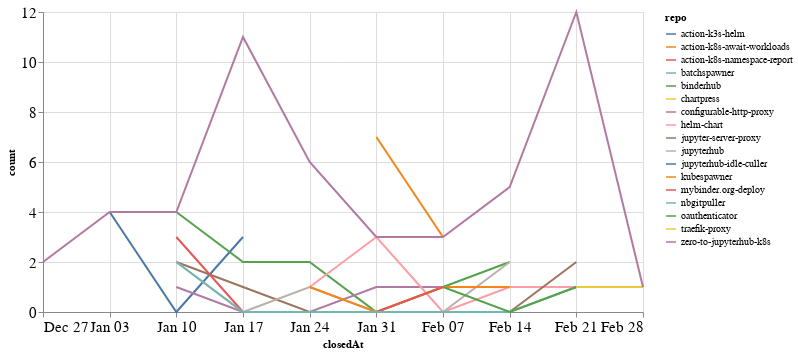

Notebook code cell kept with this figure:
### Code cell
closed_by_time = closed_by.groupby('repo').resample('W', on='closedAt').count()['author'].reset_index()
closed_by_time = closed_by_time.rename(columns={'author': 'count'})

alt.Chart(closed_by_time, width=600).mark_line().encode(
    x='closedAt',
    y='count',
    color='repo',
    tooltip="repo"
)

### Figure 1 — Vega-Lite specification as saved in the notebook (floating-point values rounded to 4 significant figures)
{"config": {"axisLeft": {"labelFontSize": 15}, "axisBottom": {"labelFontSize": 15}}, "data": {"name": "data-3ca87a413f8ceab9bd9e22e6da9dd0ae"}, "mark": "line", "encoding": {"color": {"type": "nominal", "field": "repo"}, "tooltip": {"type": "nominal", "field": "repo"}, "x": {"type": "temporal", "field": "closedAt"}, "y": {"type": "quantitative", "field": "count"}}, "width": 600, "$schema": "https://vega.github.io/schema/vega-lite/v4.8.1.json", "datasets": {"data-3ca87a413f8ceab9bd9e22e6da9dd0ae": [{"repo": "action-k3s-helm", "closedAt": "2021-01-03T00:00:00", "count": 4}, {"repo": "action-k3s-helm", "closedAt": "2021-01-10T00:00:00", "count": 0}, {"repo": "action-k3s-helm", "closedAt": "2021-01-17T00:00:00", "count": 3}, {"repo": "action-k8s-await-workloads", "closedAt": "2021-01-31T00:00:00", "count": 7}, {"repo": "action-k8s-await-workloads", "closedAt": "2021-02-07T00:00:00", "count": 3}, {"repo": "action-k8s-namespace-report", "closedAt": "2021-02-07T00:00:00", "count": 1}, {"repo": "batchspawner", "closedAt": "2021-01-31T00:00:00", "count": 4}, {"repo": "binderhub", "closedAt": "2021-01-10T00:00:00", "count": 4}, {"repo": "binderhub", "closedAt": "2021-01-17T00:00:00", "count": 2}, {"repo": "binderhub", "closedAt": "2021-01-24T00:00:00", "count": 2}, {"repo": "binderhub", "closedAt": "2021-01-31T00:00:00", "count": 0}, {"repo": "binderhub", "closedAt": "2021-02-07T00:00:00", "count": 1}, {"repo": "binderhub", "closedAt": "2021-02-14T00:00:00", "count": 2}, {"repo": "chartpress", "closedAt": "2021-01-24T00:00:00", "count": 1}, {"repo": "configurable-http-proxy", "closedAt": "2021-01-10T00:00:00", "count": 1}, {"repo": "configurable-http-proxy", "closedAt": "2021-01-17T00:00:00", "count": 0}, {"repo": "configurable-http-proxy", "closedAt": "2021-01-24T00:00:00", "count": 0}, {"repo": "configurable-http-proxy", "closedAt": "2021-01-31T00:00:00", "count": 1}, {"repo": "configurable-http-proxy", "closedAt": "2021-02-07T00:00:00", "count": 1}, {"repo": "configurable-http-proxy", "closedAt": "2021-02-14T00:00:00", "count": 1}, {"repo": "helm-chart", "closedAt": "2021-01-24T00:00:00", "count": 1}, {"repo": "helm-chart", "closedAt": "2021-01-31T00:00:00", "count": 3}, {"repo": "helm-chart", "closedAt": "2021-02-07T00:00:00", "count": 0}, {"repo": "helm-chart", "closedAt": "2021-02-14T00:00:00", "count": 1}, {"repo": "helm-chart", "closedAt": "2021-02-21T00:00:00", "count": 1}, {"repo": "jupyter-server-proxy", "closedAt": "2021-01-10T00:00:00", "count": 2}, {"repo": "jupyter-server-proxy", "closedAt": "2021-01-17T00:00:00", "count": 1}, {"repo": "jupyter-server-proxy", "closedAt": "2021-01-24T00:00:00", "count": 0}, {"repo": "jupyter-server-proxy", "closedAt": "2021-01-31T00:00:00", "count": 0}, {"repo": "jupyter-server-proxy", "closedAt": "2021-02-07T00:00:00", "count": 0}, {"repo": "jupyter-server-proxy", "closedAt": "2021-02-14T00:00:00", "count": 0}, {"repo": "jupyter-server-proxy", "closedAt": "2021-02-21T00:00:00", "count": 2}, {"repo": "jupyterhub", "closedAt": "2021-01-10T00:00:00", "count": 2}, {"repo": "jupyterhub", "closedAt": "2021-01-17T00:00:00", "count": 0}, {"repo": "jupyterhub", "closedAt": "2021-01-24T00:00:00", "count": 1}, {"repo": "jupyterhub", "closedAt": "2021-01-31T00:00:00", "count": 0}, {"repo": "jupyterhub", "closedAt": "2021-02-07T00:00:00", "count": 0}, {"repo": "jupyterhub", "closedAt": "2021-02-14T00:00:00", "count": 2}, {"repo": "jupyterhub-idle-culler", "closedAt": "2021-01-31T00:00:00", "count": 1}, {"repo": "kubespawner", "closedAt": "2021-01-24T00:00:00", "count": 1}, {"repo": "kubespawner", "closedAt": "2021-01-31T00:00:00", "count": 0}, {"repo": "kubespawner", "closedAt": "2021-02-07T00:00:00", "count": 1}, {"repo": "kubespawner", "closedAt": "2021-02-14T00:00:00", "count": 1}, {"repo": "mybinder.org-deploy", "closedAt": "2021-01-10T00:00:00", "count": 3}, {"repo": "mybinder.org-deploy", "closedAt": "2021-01-17T00:00:00", "count": 0}, {"repo": "mybinder.org-deploy", "closedAt": "2021-01-24T00:00:00", "count": 0}, {"repo": "mybinder.org-deploy", "closedAt": "2021-01-31T00:00:00", "count": 0}, {"repo": "mybinder.org-deploy", "closedAt": "2021-02-07T00:00:00", "count": 1}, {"repo": "nbgitpuller", "closedAt": "2021-01-10T00:00:00", "count": 2}, {"repo": "nbgitpuller", "closedAt": "2021-01-17T00:00:00", "count": 0}, {"repo": "nbgitpuller", "closedAt": "2021-01-24T00:00:00", "count": 0}, {"repo": "nbgitpuller", "closedAt": "2021-01-31T00:00:00", "count": 0}, {"repo": "nbgitpuller", "closedAt": "2021-02-07T00:00:00", "count": 0}, {"repo": "nbgitpuller", "closedAt": "2021-02-14T00:00:00", "count": 0}, {"repo": "nbgitpuller", "closedAt": "2021-02-21T00:00:00", "count": 1}, {"repo": "oauthenticator", "closedAt": "2021-02-07T00:00:00", "count": 1}, {"repo": "oauthenticator", "closedAt": "2021-02-14T00:00:00", "count": 0}, {"repo": "oauthenticator", "closedAt": "2021-02-21T00:00:00", "count": 1}, {"repo": "traefik-proxy", "closedAt": "2021-02-21T00:00:00", "count": 1}, {"repo": "traefik-proxy", "closedAt": "2021-02-28T00:00:00", "count": 1}, {"repo": "zero-to-jupyterhub-k8s", "closedAt": "2020-12-27T00:00:00", "count": 2}, {"repo": "zero-to-jupyterhub-k8s", "closedAt": "2021-01-03T00:00:00", "count": 4}, {"repo": "zero-to-jupyterhub-k8s", "closedAt": "2021-01-10T00:00:00", "count": 4}, {"repo": "zero-to-jupyterhub-k8s", "closedAt": "2021-01-17T00:00:00", "count": 11}, {"repo": "zero-to-jupyterhub-k8s", "closedAt": "2021-01-24T00:00:00", "count": 6}, {"repo": "zero-to-jupyterhub-k8s", "closedAt": "2021-01-31T00:00:00", "count": 3}, {"repo": "zero-to-jupyterhub-k8s", "closedAt": "2021-02-07T00:00:00", "count": 3}, {"repo": "zero-to-jupyterhub-k8s", "closedAt": "2021-02-14T00:00:00", "count": 5}, {"repo": "zero-to-jupyterhub-k8s", "closedAt": "2021-02-21T00:00:00", "count": 12}, {"repo": "zero-to-jupyterhub-k8s", "closedAt": "2021-02-28T00:00:00", "count": 1}]}}
